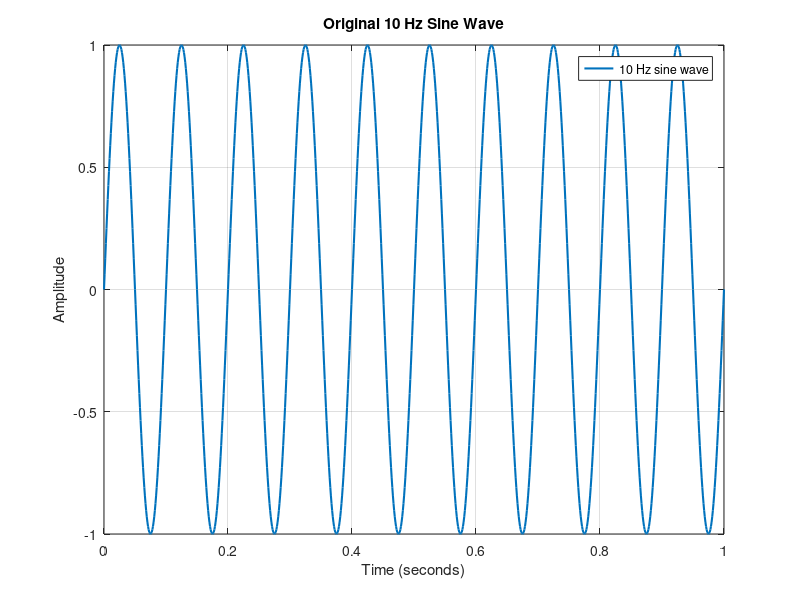
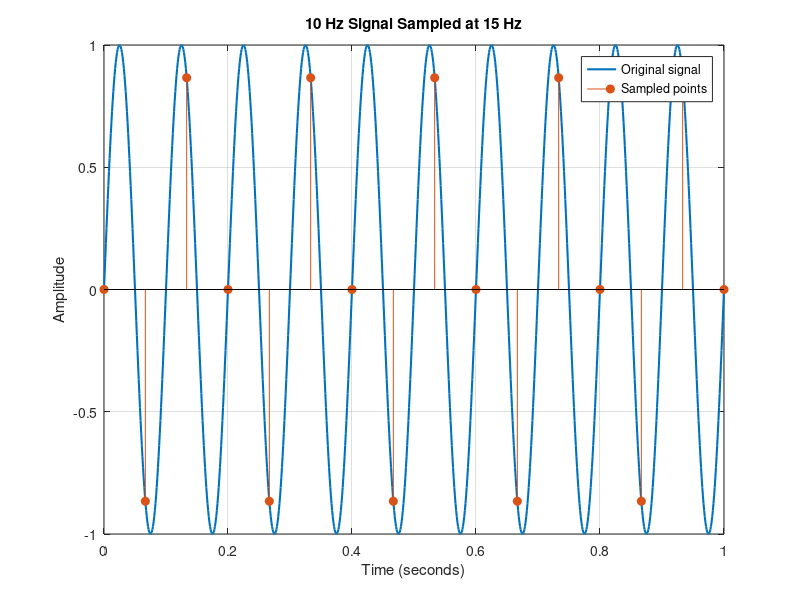
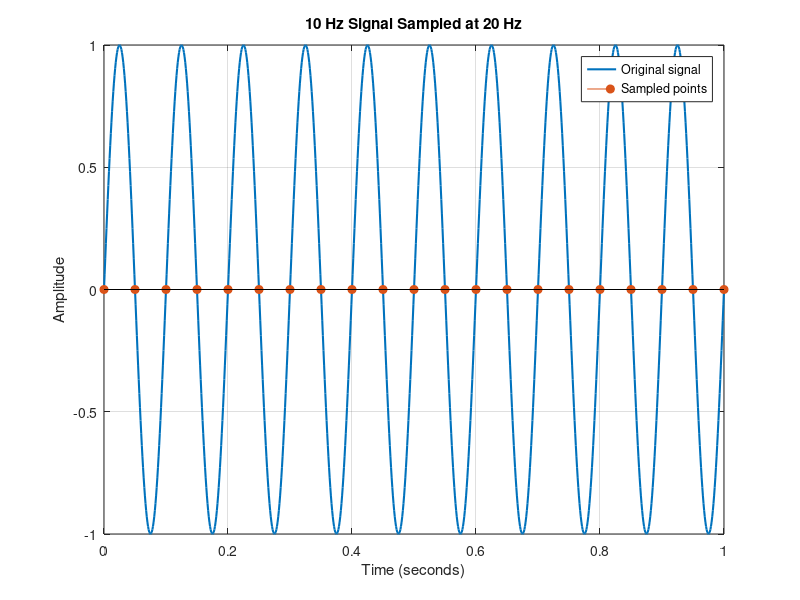
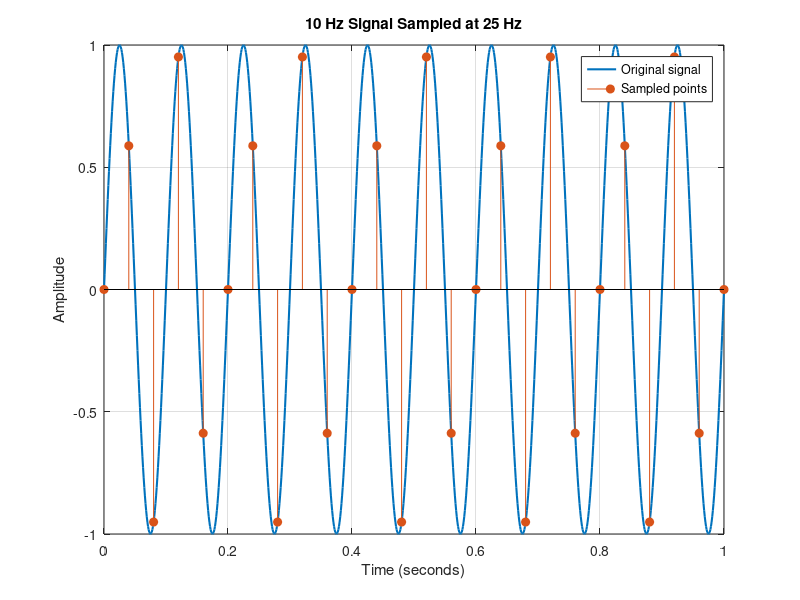

These figures' MATLAB source, in order:
% Task 1 - Create the Original Signal

f = 10;                 % Signal frequency in Hz
t = 0:0.001:1;          % Time vector from 0 to 1 second
x = sin(2*pi*f*t);      % 10 Hz sine wave

% Plot the signal
figure;
plot(t, x, 'LineWidth', 1.5);

title('Original 10 Hz Sine Wave');
xlabel('Time (seconds)');
ylabel('Amplitude');

grid on;
legend('10 Hz sine wave');

% Save the figure
saveas(gcf, 'original_signal.png');

% Task 2 - Sampling at 15 Hz

fs = 15;                % Sampling frequency
ts = 0:1/fs:1;          % Sample times
xs = sin(2*pi*f*ts);    % Sampled signal

figure;
plot(t, x, 'LineWidth', 1.5);
hold on;

stem(ts, xs, 'filled');

title('10 Hz Signal Sampled at 15 Hz');
xlabel('Time (seconds)');
ylabel('Amplitude');

legend('Original signal', 'Sampled points');
grid on;

saveas(gcf, 'sampling_15Hz.png');

% Sampling at 20 Hz

fs = 20;
ts = 0:1/fs:1;
xs = sin(2*pi*f*ts);

figure;
plot(t, x, 'LineWidth', 1.5);
hold on;

stem(ts, xs, 'filled');

title('10 Hz Signal Sampled at 20 Hz');
xlabel('Time (seconds)');
ylabel('Amplitude');

legend('Original signal', 'Sampled points');
grid on;

saveas(gcf, 'sampling_20Hz.png');

% Sampling at 25 Hz

fs = 25;
ts = 0:1/fs:1;
xs = sin(2*pi*f*ts);

figure;
plot(t, x, 'LineWidth', 1.5);
hold on;

stem(ts, xs, 'filled');

title('10 Hz Signal Sampled at 25 Hz');
xlabel('Time (seconds)');
ylabel('Amplitude');

legend('Original signal', 'Sampled points');
grid on;

saveas(gcf, 'sampling_25Hz.png');

% Sampling at 50 Hz

fs = 50;
ts = 0:1/fs:1;
xs = sin(2*pi*f*ts);

figure;
plot(t, x, 'LineWidth', 1.5);
hold on;

stem(ts, xs, 'filled');

title('10 Hz Signal Sampled at 50 Hz');
xlabel('Time (seconds)');
ylabel('Amplitude');

legend('Original signal', 'Sampled points');
grid on;

saveas(gcf, 'sampling_50Hz.png');

% Sampling at 100 Hz

fs = 100;
ts = 0:1/fs:1;
xs = sin(2*pi*f*ts);

figure;
plot(t, x, 'LineWidth', 1.5);
hold on;

stem(ts, xs, 'filled');

title('10 Hz Signal Sampled at 100 Hz');
xlabel('Time (seconds)');
ylabel('Amplitude');

legend('Original signal', 'Sampled points');
grid on;

saveas(gcf, 'sampling_100Hz.png');
